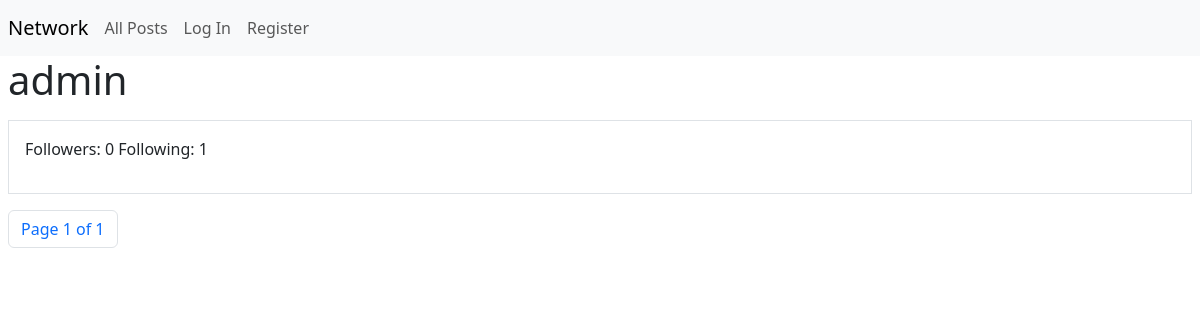
Page /user/2 on the earlier database version.
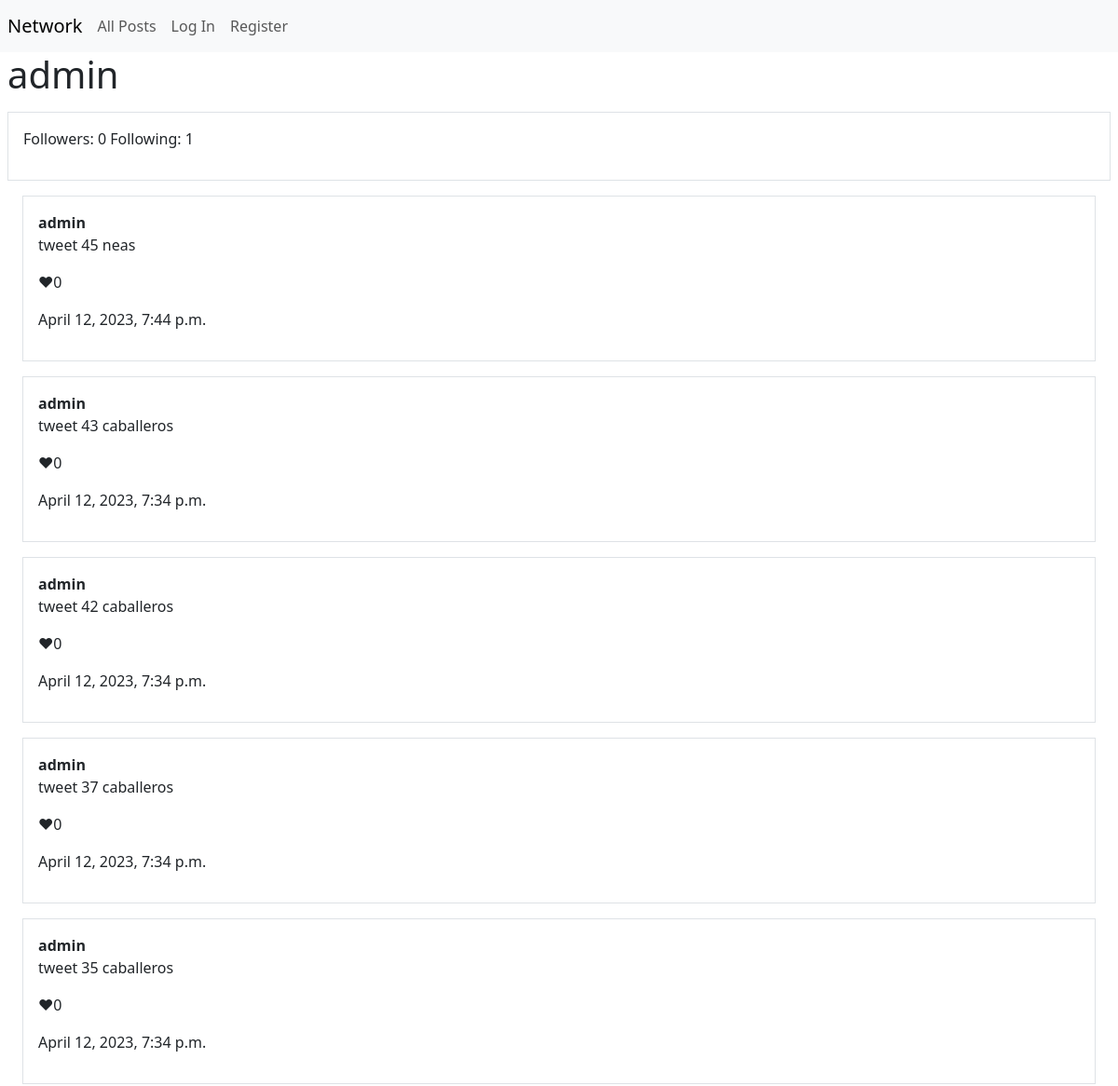
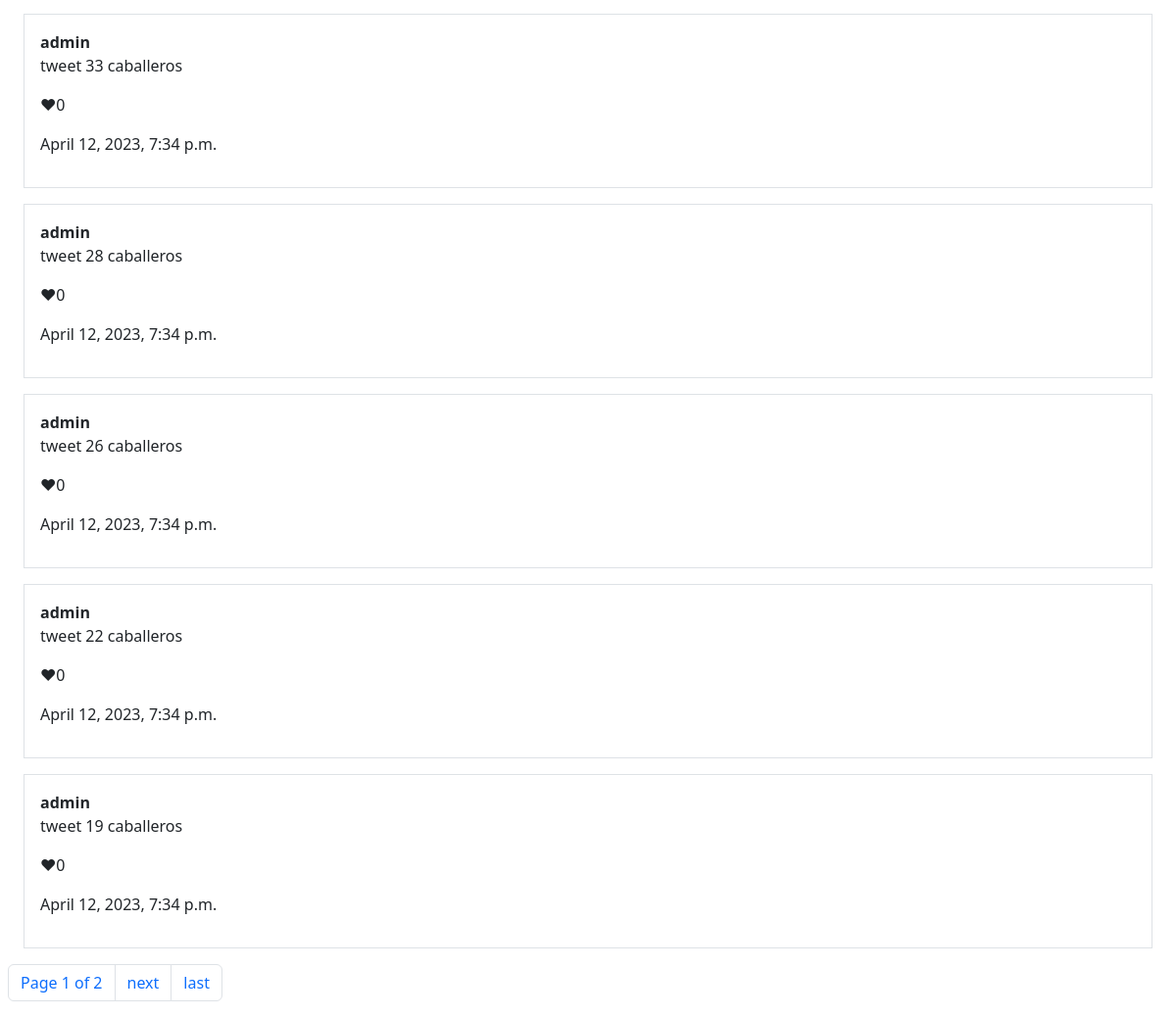
Same page on the later database version (2 pictures, top to bottom).
### network/models.py (models this page shows)
class User(AbstractUser):
    pass

class Posts(models.Model):
    poster = models.ForeignKey("User", on_delete=models.CASCADE, related_name="posts")
    content = models.TextField(max_length=280)
    timestamp = models.DateTimeField(auto_now_add=True)

### network/views.py (the view)
# urls.py: path("user/<int:profile_id>", views.profile, name="profile_id"),
def profile(request, profile_id):
    profile_obj = User.objects.get(pk=profile_id)
    followers = profile_obj.followers.all().count()
    following = profile_obj.following.all().count()
    b_name = "follow"
    for follower in profile_obj.followers.all():
        if request.user == follower.follower:
            b_name = "unfollow"
    post_list = Posts.objects.filter(poster=profile_obj.id).order_by('-id')
    paginator = Paginator(post_list, 10)
    page_number = request.GET.get('page')
    page_obj = paginator.get_page(page_number)
    return render(request, "network/profile.html", {
        "profile": profile_obj,
        "followers": followers,
        "following": following,
        "page_obj": page_obj,
        "b_name": b_name
    })

### network/templates/network/profile.html (shortened to what this page needs)
{% extends "network/layout.html" %}
{% block body %}
<div>
    <h1>{{ profile.username }}</h1>
</div>
<div class=" border p-3 my-3">
    <p>Followers: {{ followers }} Following: {{ following }}</p>
</div>
{% include "network/tweets.html" %}
{% endblock %}

### network/templates/network/layout.html (shortened to what this page needs)
{% load static %}
<!DOCTYPE html>
<html lang="en">
    <head>
        <link href="https://cdn.jsdelivr.net/npm/bootstrap@5.3.0-alpha2/dist/css/bootstrap.min.css" rel="stylesheet">
        <link href="{% static 'network/styles.css' %}" rel="stylesheet">
    </head>
    <body>
        <nav class="navbar navbar-expand-lg navbar-light bg-light">
            <a class="navbar-brand mx-2" href="#">Network</a>
            <div>
              <ul class="navbar-nav mr-auto">
                <li class="nav-item">
                  <a class="nav-link" href="{% url 'index' %}">All Posts</a>
                </li>
                {% if user.is_authenticated %}
                    <li class="nav-item">
                        <a class="nav-link" href="{% url 'following' %}">Following</a>
                    </li>
                    <li class="nav-item">
                        <a class="nav-link" href="{% url 'logout' %}">Log Out</a>
                    </li>
                {% else %}
                    <li class="nav-item">
                        <a class="nav-link" href="{% url 'login' %}">Log In</a>
                    </li>
                    <li class="nav-item">
                        <a class="nav-link" href="{% url 'register' %}">Register</a>
                    </li>
                {% endif %}
              </ul>
            </div>
          </nav>
        <div class="body mx-2">
            {% block body %}
            {% endblock %}
        </div>
    </body>
</html>

### network/templates/network/tweets.html (shortened to what this page needs)
{% for post in page_obj %}
<div class="border p-3 m-3" id="post_{{ post.id }}">
    <b>{{ post.poster.username }}</b>
    <p id="content_{{ post.id }}">{{ post.content }}</p>
    <p id="like_{{ post.id }}" class="like" style="cursor: pointer; width: 10px;">♥{{ post.likes.count }}</p>
    <p>{{ post.timestamp }}</p>
</div>
{% endfor %}
<nav aria-label="Page navigation example">
    <ul class="pagination">
        <li class="page-item"><a class="page-link" href="#">Page {{ page_obj.number }} of {{ page_obj.paginator.num_pages }}</a></li>
        {% if page_obj.has_next %}
            <li class="page-item"><a class="page-link" href="?page={{ page_obj.next_page_number }}">next</a></li>
            <li class="page-item"><a class="page-link" href="?page={{ page_obj.paginator.num_pages }}">last</a></li>
        {% endif %}
    </ul>
  </nav>

Differences in the rows shown:
added Posts: poster.username "admin", content "tweet 45 neas", likes.count "0", timestamp "April 12, 2023, 7:44 p.m."
added Posts: poster.username "admin", content "tweet 43 caballeros", likes.count "0", timestamp "April 12, 2023, 7:34 p.m."
added Posts: poster.username "admin", content "tweet 42 caballeros", likes.count "0", timestamp "April 12, 2023, 7:34 p.m."
added Posts: poster.username "admin", content "tweet 37 caballeros", likes.count "0", timestamp "April 12, 2023, 7:34 p.m."
added Posts: poster.username "admin", content "tweet 35 caballeros", likes.count "0", timestamp "April 12, 2023, 7:34 p.m."
added Posts: poster.username "admin", content "tweet 33 caballeros", likes.count "0", timestamp "April 12, 2023, 7:34 p.m."
added Posts: poster.username "admin", content "tweet 28 caballeros", likes.count "0", timestamp "April 12, 2023, 7:34 p.m."
added Posts: poster.username "admin", content "tweet 26 caballeros", likes.count "0", timestamp "April 12, 2023, 7:34 p.m."
added Posts: poster.username "admin", content "tweet 22 caballeros", likes.count "0", timestamp "April 12, 2023, 7:34 p.m."
added Posts: poster.username "admin", content "tweet 19 caballeros", likes.count "0", timestamp "April 12, 2023, 7:34 p.m."
Other differences:
{{ page_obj.paginator.num_pages }}: "1" → "2"
text now shown: "next last"
